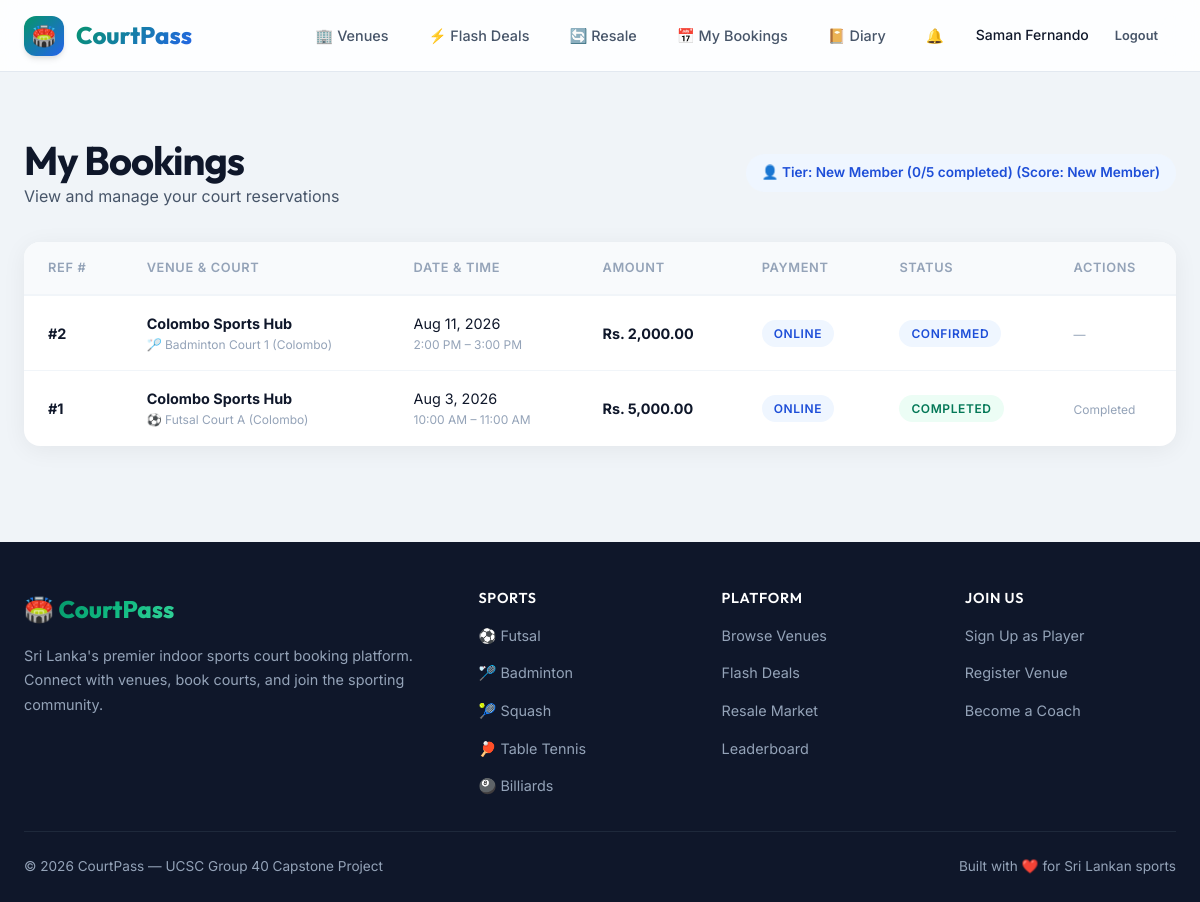
/pages/bookings/my_bookings.php (signed in), run on the app's committed database.
### tables this page shows
CREATE TABLE `bookings` (
  `id` INT UNSIGNED NOT NULL AUTO_INCREMENT,
  `court_id` INT UNSIGNED NOT NULL,
  `customer_id` INT UNSIGNED NOT NULL,
  `slot_date` DATE NOT NULL,
  `slot_start` TIME NOT NULL,
  `slot_end` TIME NOT NULL,
  `amount` DECIMAL(10,2) NOT NULL,
  `payment_method` ENUM('online','cash_on_arrival') NOT NULL DEFAULT 'online',
  `payment_converted` TINYINT(1) NOT NULL DEFAULT 0 COMMENT '1 if converted from cash to online for resale',
  `status` ENUM('pending','confirmed','completed','cancelled','no_show') NOT NULL DEFAULT 'pending',
  `cancel_reason` VARCHAR(500) DEFAULT NULL,
  `cancelled_by` INT UNSIGNED DEFAULT NULL,
  `created_at` DATETIME NOT NULL DEFAULT CURRENT_TIMESTAMP,
  `updated_at` DATETIME NOT NULL DEFAULT CURRENT_TIMESTAMP ON UPDATE CURRENT_TIMESTAMP,
  PRIMARY KEY (`id`),
  UNIQUE KEY `uk_bookings_slot` (`court_id`, `slot_date`, `slot_start`, `status`),
  KEY `idx_bookings_customer` (`customer_id`),
  KEY `idx_bookings_date` (`slot_date`),
  KEY `idx_bookings_status` (`status`),
  CONSTRAINT `fk_bookings_court` FOREIGN KEY (`court_id`) REFERENCES `courts` (`id`) ON DELETE RESTRICT,
  CONSTRAINT `fk_bookings_customer` FOREIGN KEY (`customer_id`) REFERENCES `users` (`id`) ON DELETE RESTRICT,
  CONSTRAINT `fk_bookings_cancelledby` FOREIGN KEY (`cancelled_by`) REFERENCES `users` (`id`) ON DELETE SET NULL
);

CREATE TABLE `venues` (
  `id` INT UNSIGNED NOT NULL AUTO_INCREMENT,
  `owner_id` INT UNSIGNED NOT NULL,
  `name` VARCHAR(150) NOT NULL,
  `description` TEXT DEFAULT NULL,
  `address` VARCHAR(500) NOT NULL,
  `city` VARCHAR(100) NOT NULL,
  `phone` VARCHAR(20) DEFAULT NULL,
  `image_path` VARCHAR(500) DEFAULT NULL,
  `status` ENUM('pending','approved','rejected','deactivated') NOT NULL DEFAULT 'pending',
  `rejection_reason` VARCHAR(500) DEFAULT NULL,
  `created_at` DATETIME NOT NULL DEFAULT CURRENT_TIMESTAMP,
  `updated_at` DATETIME NOT NULL DEFAULT CURRENT_TIMESTAMP ON UPDATE CURRENT_TIMESTAMP,
  PRIMARY KEY (`id`),
  KEY `idx_venues_owner` (`owner_id`),
  KEY `idx_venues_status` (`status`),
  KEY `idx_venues_city` (`city`),
  CONSTRAINT `fk_venues_owner` FOREIGN KEY (`owner_id`) REFERENCES `users` (`id`) ON DELETE RESTRICT
);

CREATE TABLE `courts` (
  `id` INT UNSIGNED NOT NULL AUTO_INCREMENT,
  `venue_id` INT UNSIGNED NOT NULL,
  `name` VARCHAR(100) NOT NULL,
  `sport_type` ENUM('futsal','badminton','pickleball','squash','billiards','carrom','table_tennis') NOT NULL,
  `hourly_rate` DECIMAL(10,2) NOT NULL,
  `status` ENUM('active','inactive') NOT NULL DEFAULT 'active',
  `created_at` DATETIME NOT NULL DEFAULT CURRENT_TIMESTAMP,
  PRIMARY KEY (`id`),
  KEY `idx_courts_venue` (`venue_id`),
  KEY `idx_courts_sport` (`sport_type`),
  CONSTRAINT `fk_courts_venue` FOREIGN KEY (`venue_id`) REFERENCES `venues` (`id`) ON DELETE RESTRICT
);

### includes/db.php (called while the page is built, shortened)
<?php
function getDB(): mysqli {
    static $conn = null;
    if ($conn === null) {
        $conn = new mysqli(DB_HOST, DB_USER, DB_PASS, DB_NAME);
        $conn->set_charset('utf8mb4');
        $conn->query("SET time_zone = '+05:30'");
    }
    return $conn;
}
function dbQuery(string $sql, string $types = '', array $params = []): mysqli_result|bool {
    $db = getDB();
    $stmt = $db->prepare($sql);
    if ($types && $params) {
        $stmt->bind_param($types, ...$params);
    }
    if (!$stmt->execute()) {
        error_log("CourtPass DB execute failed: {$stmt->error} | SQL: {$sql}");
        throw new RuntimeException('Database query execution failed.');
    }
    $result = $stmt->get_result();
    if ($result === false && $stmt->errno === 0) {
        return true;
    }
    return $result;
}
function dbFetchAll(string $sql, string $types = '', array $params = []): array {
    $result = dbQuery($sql, $types, $params);
    if ($result instanceof mysqli_result) {
        $rows = $result->fetch_all(MYSQLI_ASSOC);
        return $rows;
    }
    return [];
}
function dbFetchOne(string $sql, string $types = '', array $params = []): ?array {
    $result = dbQuery($sql, $types, $params);
    if ($result instanceof mysqli_result) {
        $row = $result->fetch_assoc();
        return $row;
    }
    return null;
}

### api/reliability/score.php (called while the page is built, shortened)
<?php
require_once __DIR__ . '/../../includes/db.php';
require_once __DIR__ . '/../../includes/helpers.php';
function checkAndMarkNoShows(int $customerId): void {
    try {
        recalculateReliabilityScore($customerId, 'no_show_detected');
    } catch (Exception $e) {
        dbRollback();
        error_log('No-show check error for customer ' . $customerId . ': ' . $e->getMessage());
    }
}
function recalculateReliabilityScore(int $customerId, string $eventType = 'manual_recalc', ?int $relatedBookingId = null): array {
    $stats = dbFetchOne(
        "SELECT
            SUM(CASE WHEN status = 'completed' THEN 1 ELSE 0 END) as completed_cnt,
            SUM(CASE WHEN status = 'no_show' THEN 1 ELSE 0 END) as noshow_cnt,
            SUM(CASE WHEN status = 'cancelled' AND cancel_reason LIKE '%irresponsible%' THEN 1 ELSE 0 END) as irresponsible_cnt,
            SUM(CASE WHEN status = 'cancelled' AND cancel_reason LIKE '%moderate%' THEN 1 ELSE 0 END) as moderate_cnt,
            SUM(CASE WHEN status = 'cancelled' AND cancel_reason LIKE '%responsible%' THEN 1 ELSE 0 END) as responsible_cnt
         FROM bookings
         WHERE customer_id = ?",
        'i',
        [$customerId]
    );
    $completed = (int)($stats['completed_cnt'] ?? 0);
    $noShows = (int)($stats['noshow_cnt'] ?? 0);
    $irresponsible = (int)($stats['irresponsible_cnt'] ?? 0);
    $moderate = (int)($stats['moderate_cnt'] ?? 0);
    $deductions = ($noShows * 25.0) + ($irresponsible * 15.0) + ($moderate * 5.0);
    $rawScore = 100.0 - $deductions;
    $score = max(0.00, min(100.00, $rawScore));
    $tier = 'new_member';
    $currentRecord = dbFetchOne("SELECT score, tier FROM reliability_scores WHERE customer_id = ?", 'i', [$customerId]);
    $oldScore = $currentRecord ? (float)$currentRecord['score'] : null;
    $oldTier = $currentRecord ? $currentRecord['tier'] : null;
    return [
        'customer_id' => $customerId,
        'score' => $score,
        'tier' => $tier,
        'completed_bookings' => $completed,
        'no_shows' => $noShows,
        'display_tier' => getTierDisplayName($tier, $completed),
        'cash_on_arrival_eligible' => ($tier === 'standard_plus')
    ];
}
function getCustomerReliabilityInfo(int $customerId): array {
    checkAndMarkNoShows($customerId);
    $record = dbFetchOne("SELECT * FROM reliability_scores WHERE customer_id = ?", 'i', [$customerId]);
    $completed = (int)$record['completed_bookings'];
    $tier = $record['tier'];
    return [
        'customer_id' => $customerId,
        'score' => (float)$record['score'],
        'tier' => $tier,
        'completed_bookings' => $completed,
        'no_shows' => (int)$record['no_shows'],
        'display_tier' => getTierDisplayName($tier, $completed),
        'display_score' => ($tier === 'new_member') ? 'New Member' : number_format((float)$record['score'], 1) . '%',
        'cash_on_arrival_eligible' => ($tier === 'standard_plus')
    ];
}
function getTierDisplayName(string $tier, int $completedBookings): string {
    if ($tier === 'new_member' || $completedBookings < 5) {
        return 'New Member (' . $completedBookings . '/5 completed)';
    }
    return 'Standard+ (Cash on Arrival Unlocked)';
}

### includes/auth.php (called while the page is built, shortened)
<?php
require_once __DIR__ . '/db.php';
function currentUserId(): ?int {
    return $_SESSION['user_id'] ?? null;
}

### includes/helpers.php (called while the page is built, shortened)
<?php
function sanitize(?string $str): string {
    return htmlspecialchars(trim($str), ENT_QUOTES, 'UTF-8');
}
function hoursUntil(string $date, string $time): float {
    $slotTime = new DateTime("$date $time", new DateTimeZone('Asia/Colombo'));
    $nowTime = new DateTime('now', new DateTimeZone('Asia/Colombo'));
    $diff = $nowTime->diff($slotTime);
    $hours = ($diff->days * 24) + $diff->h + ($diff->i / 60);
    return $diff->invert ? -$hours : $hours;
}
function formatDate(string $date, string $format = 'M j, Y'): string {
    return (new DateTime($date, new DateTimeZone('Asia/Colombo')))->format($format);
}
function formatTime(string $time): string {
    return (new DateTime($time))->format('g:i A');
}
function formatCurrency(float $amount): string {
    return 'Rs. ' . number_format($amount, 2);
}
function sportIcon(string $type): string {
    return match ($type) {
        'futsal'       => '⚽',
        'badminton'    => '🏸',
        'pickleball'   => '🏓',
        'squash'       => '🎾',
        'billiards'    => '🎱',
        'carrom'       => '🎯',
        'table_tennis' => '🏓',
        default        => '🏟️',
    };
}
function statusBadgeClass(string $status): string {
    return match ($status) {
        'pending'    => 'badge--warning',
        'confirmed'  => 'badge--info',
        'completed'  => 'badge--success',
        'cancelled'  => 'badge--danger',
        'no_show'    => 'badge--danger',
        'approved'   => 'badge--success',
        'rejected'   => 'badge--danger',
        'deactivated'=> 'badge--muted',
        'active'     => 'badge--success',
        'sold'       => 'badge--success',
        'expired'    => 'badge--muted',
        'revoked'    => 'badge--muted',
        default      => 'badge--default',
    };
}
function statusLabel(string $status): string {
    return ucfirst(str_replace('_', ' ', $status));
}

### pages/bookings/my_bookings.php (the view, shortened to what this page needs)
<?php
require_once __DIR__ . '/../../includes/db.php';
require_once __DIR__ . '/../../includes/helpers.php';
require_once __DIR__ . '/../../includes/auth.php';
require_once __DIR__ . '/../../api/reliability/score.php';
$userId = currentUserId();
$bookings = dbFetchAll(
    "SELECT b.*, c.name as court_name, c.sport_type, v.name as venue_name, v.city,
            rl.id as resale_id, rl.status as resale_status, rl.listing_price
     FROM bookings b
     JOIN courts c ON b.court_id = c.id
     JOIN venues v ON c.venue_id = v.id
     LEFT JOIN resale_listings rl ON b.id = rl.booking_id AND rl.status = 'active'
     WHERE b.customer_id = ?
     ORDER BY b.slot_date DESC, b.slot_start DESC",
    'i',
    [$userId]
);
$reliability = getCustomerReliabilityInfo($userId);
include __DIR__ . '/../layouts/header.php';
?>
<div class="container" style="padding-top: 2rem; padding-bottom: 4rem;">
    <div style="display:flex; justify-content:space-between; align-items:center; margin-bottom: 2rem; flex-wrap:wrap; gap:1rem;">
        <div>
            <h1>My Bookings</h1>
            <p class="text-secondary">View and manage your court reservations</p>
        </div>
        <div class="reliability <?= $reliability['tier'] === 'standard_plus' ? 'reliability--standard' : ($reliability['tier'] === 'restricted' ? 'reliability--restricted' : 'reliability--new') ?>">
            👤 Tier: <?= $reliability['display_tier'] ?> (Score: <?= $reliability['display_score'] ?>)
        </div>
    </div>
    <?php if (empty($bookings)): ?>
        <div class="card empty-state">
            <div class="empty-state__icon">📅</div>
            <h3 class="empty-state__title">No bookings found</h3>
            <p class="empty-state__text">You haven't made any court reservations yet.</p>
            <a href="<?= BASE_URL ?>/venues" class="btn btn--primary btn--lg">Browse Venues & Book Now</a>
        </div>
    <?php else: ?>
        <div class="table-wrapper">
            <table class="table">
                <thead>
                    <tr>
                        <th>Ref #</th>
                        <th>Venue & Court</th>
                        <th>Date & Time</th>
                        <th>Amount</th>
                        <th>Payment</th>
                        <th>Status</th>
                        <th>Actions</th>
                    </tr>
                </thead>
                <tbody>
                    <?php foreach ($bookings as $b):
                        $hoursLeft = hoursUntil($b['slot_date'], $b['slot_start']);
                        $isUpcoming = ($hoursLeft > 0 && in_array($b['status'], ['pending', 'confirmed']));
                    ?>
                        <tr>
                            <td><strong>#<?= $b['id'] ?></strong></td>
                            <td>
                                <div><strong><?= sanitize($b['venue_name']) ?></strong></div>
                                <div class="text-xs text-muted"><?= sportIcon($b['sport_type']) ?> <?= sanitize($b['court_name']) ?> (<?= sanitize($b['city']) ?>)</div>
                            </td>
                            <td>
                                <div><?= formatDate($b['slot_date']) ?></div>
                                <div class="text-xs text-muted"><?= formatTime($b['slot_start']) ?> – <?= formatTime($b['slot_end']) ?></div>
                            </td>
                            <td><strong><?= formatCurrency($b['amount']) ?></strong></td>
                            <td>
                                <span class="badge <?= $b['payment_method'] === 'online' ? 'badge--info' : 'badge--warning' ?>">
                                    <?= $b['payment_method'] === 'online' ? 'Online' : 'Cash on Arrival' ?>
                                </span>
                            </td>
                            <td>
                                <span class="badge <?= statusBadgeClass($b['status']) ?>">
                                    <?= statusLabel($b['status']) ?>
                                </span>
                            </td>
                            <td>
                                <?php if ($isUpcoming): ?>
                                    <div style="display:flex; gap:0.5rem; flex-wrap:wrap;">
                                        <button class="btn btn--danger btn--sm cancel-btn" data-id="<?= $b['id'] ?>" data-hours="<?= $hoursLeft ?>" data-method="<?= $b['payment_method'] ?>">
                                            Cancel
                                        </button>
                                        <?php if ($b['status'] === 'confirmed' && !$b['resale_id']): ?>
                                            <?php if ($b['payment_method'] === 'online'): ?>
                                                <button class="btn btn--accent btn--sm resale-btn" data-id="<?= $b['id'] ?>" data-price="<?= $b['amount'] ?>">
                                                    List for Resale
                                                </button>
                                            <?php else: ?>
                                                <button class="btn btn--outline btn--sm convert-resale-btn" data-id="<?= $b['id'] ?>" data-price="<?= $b['amount'] ?>">
                                                    Convert to Online & Resell
                                                </button>
                                            <?php endif; ?>
                                        <?php endif; ?>
                                        <?php if ($b['resale_id']): ?>
                                            <button class="btn btn--ghost btn--sm revoke-resale-btn" data-id="<?= $b['resale_id'] ?>">
                                                Revoke Resale
                                            </button>
                                        <?php endif; ?>
                                    </div>
                                <?php elseif ($b['status'] === 'completed'): ?>
                                    <span class="text-xs text-muted">Completed</span>
                                <?php else: ?>
                                    <span class="text-xs text-muted">—</span>
                                <?php endif; ?>
                            </td>
                        </tr>
                    <?php endforeach; ?>
                </tbody>
            </table>
        </div>
    <?php endif; ?>
</div>
<?php include __DIR__ . '/../layouts/footer.php'; ?>

### data on the page
bookings: id "2", venues.name "Colombo Sports Hub", court.sport_type "🏸", court.name "Badminton Court 1", venues.city "Colombo", slot_date "Aug 11, 2026", slot_start "2:00 PM", slot_end "3:00 PM", amount "Rs. 2,000.00", payment_method "ONLINE", status "CONFIRMED"
bookings: id "1", venues.name "Colombo Sports Hub", court.sport_type "⚽", court.name "Futsal Court A", venues.city "Colombo", slot_date "Aug 3, 2026", slot_start "10:00 AM", slot_end "11:00 AM", amount "Rs. 5,000.00", payment_method "ONLINE", status "COMPLETED", shows "Completed"

### other printed values
$userName "Saman Fernando"
$reliability['display_tier'] "New Member (0/5 completed)"
$reliability['display_score'] "New Member"
